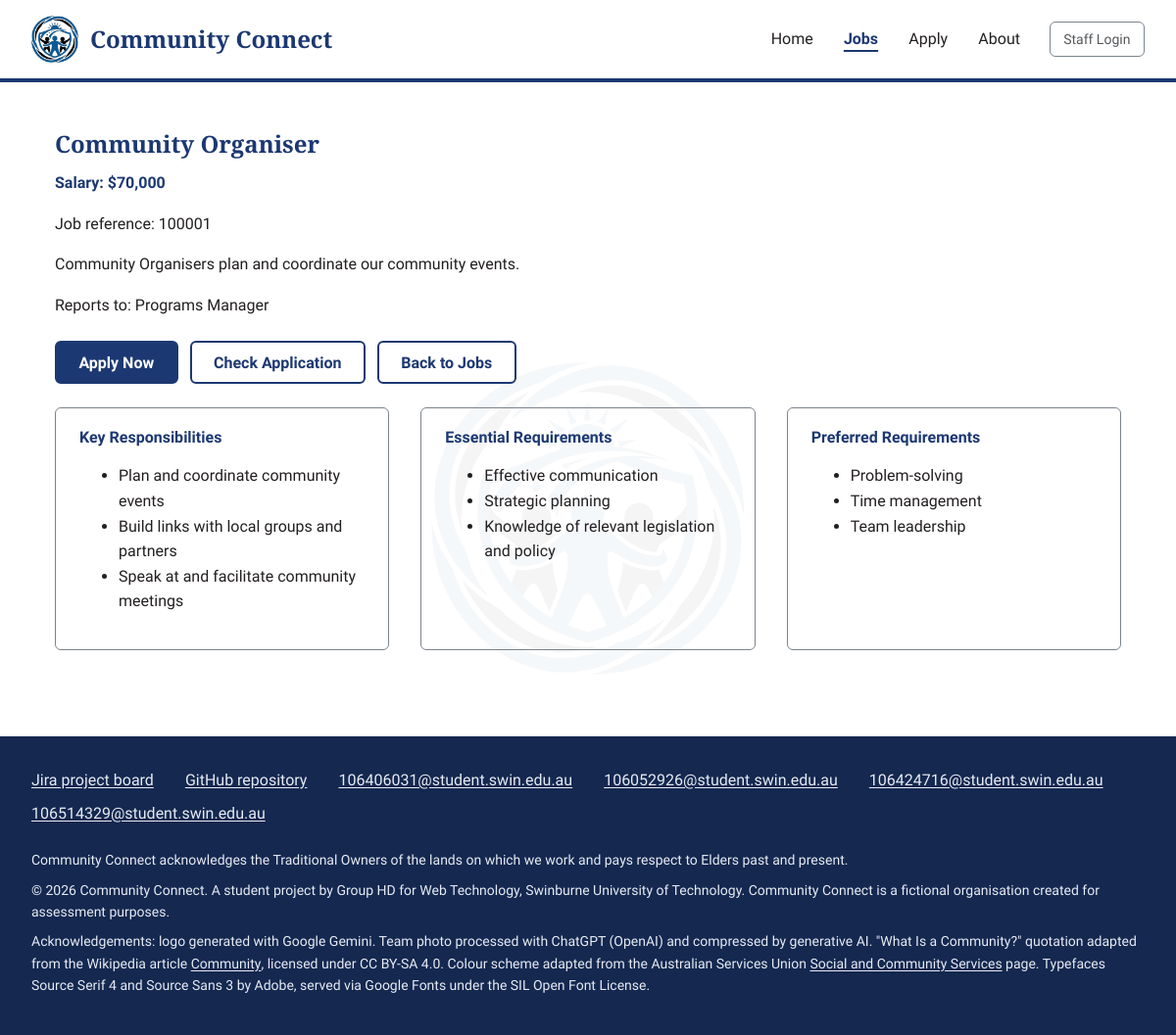
Screenshot of /job_details.php?reference=100001 with the database file from the repository.
### tables this page shows
CREATE TABLE `jobs` (
  `job_id` int(10) UNSIGNED NOT NULL AUTO_INCREMENT,
  `title` varchar(128) NOT NULL,
  `reference` char(6) NOT NULL,
  `description` text NOT NULL,
  `salary` decimal(10,2) NOT NULL,
  `reporting_line` text NOT NULL,
  PRIMARY KEY (`job_id`),
  UNIQUE KEY `reference` (`reference`)
);

### error.inc (called while the page is built, shortened)
<?php
require_once "functions.inc";
?>
<?php
function db_prepare($conn, $sql) {
    $stmt = mysqli_prepare($conn, $sql);
    return $stmt;
}
?>

### functions.inc (called while the page is built, shortened)
<?php
function clean_input($data) {
    $data = stripslashes($data);
    $data = trim($data);
    $data = htmlspecialchars($data, ENT_QUOTES | ENT_SUBSTITUTE, "UTF-8");
    return $data;
}
function e($value) {
    return htmlspecialchars((string) $value, ENT_QUOTES, "UTF-8");
}
function show($value) {
    return e(html_entity_decode((string) $value, ENT_QUOTES, "UTF-8"));
}
?>

### job_details.php (the view, shortened to what this page needs)
<?php
require_once "db_connect.inc";
require_once "functions.inc";
require_once "error.inc";
require_once "jobs.inc";
$reference = isset($_GET["reference"]) && is_string($_GET["reference"]) ? strtoupper(clean_input($_GET["reference"])) : "";
$row = null;
if (preg_match('/^[A-Z0-9]{6}$/D', $reference)) {
    $stmt = db_prepare($conn, "SELECT * FROM jobs WHERE reference = ?");
    mysqli_stmt_bind_param($stmt, "s", $reference);
    mysqli_stmt_execute($stmt);
    $result = mysqli_stmt_get_result($stmt);
    $row = $result ? mysqli_fetch_assoc($result) : null;
}
$lists = get_job_requirements($conn, (int) $row["job_id"]);
include "header.inc";
?>
  <main id="main">
    <?php
        echo "<section>
            <h1>" . show($row["title"]) . "</h1>
            " . job_facts($row);
        echo "<div class='group'>" .
            "<a class='btn' href='apply.php?reference=" . urlencode($row["reference"]) . "'>Apply Now</a>" .
            "<a class='btn-secondary' href='userlogin.php'>Check Application</a>" .
            "<a class='btn-secondary' href='jobs.php'>Back to Jobs</a>" .
            "</div>";
        echo "<section class='group lists'>";
        job_list("Key Responsibilities", $lists["responsibility"]);
        echo "</section>
            </section>";
    ?>
  </main>
    <?php include "footer.inc"; ?>

### jobs.inc (shortened to what this page needs)
<?php
function job_facts($row) {
    $salary = (float) $row["salary"];
    return "<p class='coloured'>Salary: $" . number_format($salary, floor($salary) == $salary ? 0 : 2) . "</p>
        <p>Job reference: " . show($row["reference"]) . "</p>
        <p>" . show($row["description"]) . "</p>
        <p>Reports to: " . show($row["reporting_line"]) . "</p>";
}
function job_list($heading, $items) {
    echo "<div class='outline'>" .
        "<h2 class='coloured'>" . e($heading) . "</h2>";
    echo "<ul>";
    foreach ($items as $item) {
        echo "<li>" . show($item) . "</li>";
    }
    echo "</ul>" .
        "</div>";
}
?>

### styles/styles.css (style rules this page uses)
:root { --brand: #1C3872; --brand-dark: #142850; --brand-light: #E7EBF3; --accent: #004A80; --danger: #B00020; --ink: #231F20; --ink-muted: #54585C; --ink-inverse: #FFFFFF; --surface: #FFFFFF; --surface-alt: #F0F3F4; --border: #D5DAE0; --border-strong: #7B838C; --font-heading: "Source Serif 4", Georgia, "Times New Roman", serif; --font-body: "Source Sans 3", system-ui, -apple-system, "Segoe UI", Roboto, sans-serif; --step--1: 0.875rem; --step-0: 1rem; --step-1: 1.25rem; --step-2: 1.5rem; --measure: 65ch; --page-max: 72rem; --radius: 6px; --gap: 1rem; }
* { box-sizing: border-box; }
body { display: flex; flex-direction: column; min-height: 100vh; min-height: 100dvh; margin: 0; background-color: var(--surface); color: var(--ink); font-family: var(--font-body); font-size: var(--step-0); line-height: 1.6; }
body::before { content: ""; position: fixed; inset: 0; z-index: -1; background-image: url("images/logo.png"); background-repeat: no-repeat; background-position: center; background-size: 320px; opacity: 0.04; pointer-events: none; }
h1, h2, h3 { margin: 0 0 0.5em; color: var(--brand); font-family: var(--font-heading); font-weight: 600; line-height: 1.25; }
p { margin: 0 0 1em; }
a { color: var(--accent); text-decoration: underline; text-underline-offset: 0.15em; }
main { flex: 1 0 auto; width: 100%; max-width: var(--page-max); margin: 0 auto; padding: clamp(1.5rem, 5vw, 3rem) clamp(1rem, 4vw, 2rem); }
section { margin-bottom: 2.5rem; }
.btn, .btn-secondary { display: inline-flex; align-items: center; justify-content: center; min-height: 44px; padding: 0.6rem 1.4rem; border: 2px solid var(--brand); border-radius: var(--radius); background-color: var(--brand); color: var(--ink-inverse); font-family: var(--font-body); font-size: var(--step-0); font-weight: 600; line-height: 1.2; text-align: center; text-decoration: none; cursor: pointer; }
.btn-secondary { background-color: transparent; color: var(--brand); }
.group { display: flex; flex-wrap: wrap; gap: 0.75rem; margin: 1.5rem 0; }
.coloured { color: var(--brand); font-weight: bold; }
.outline { padding: 1.25rem 1.5rem; border: 1px solid var(--border-strong); border-radius: var(--radius); }

### rows the page displays
jobs: title "Community Organiser", salary "70,000", reference "100001", description "Community Organisers plan and coordinate our community events.", reporting_line "Programs Manager"

### other values shown
$link[1] "Home"
$link[1] "Jobs"
$link[1] "Apply"
$link[1] "About"
$staff_link[1] "Staff Login"
$heading "Key Responsibilities Essential Requirements Preferred Requirements"
show($item) "Plan and coordinate community events"
show($item) "Build links with local groups and partners"
show($item) "Speak at and facilitate community meetings"
show($item) "Effective communication"
show($item) "Strategic planning"
show($item) "Knowledge of relevant legislation and policy"
show($item) "Problem-solving"
show($item) "Time management"
show($item) "Team leadership"
